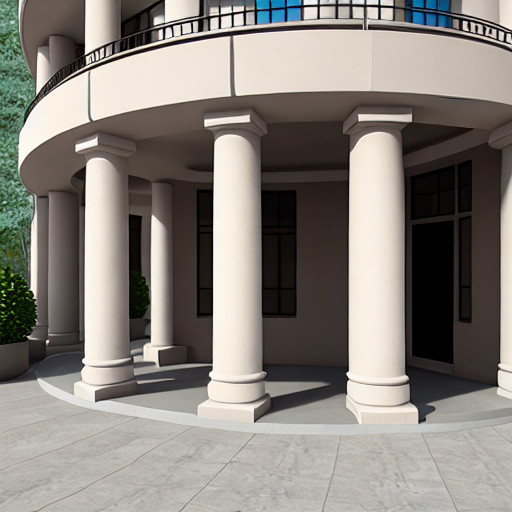
#> input picture image.png, 512 x 512 px
$ python main.py
#> lines starting #> are read from the running program, lines starting #| are printed output that depends on the picture; after the words box and inside, x2 and y2 are one past the last pixel; in counts of white or black regions, pixels touching at a corner belong together
### src/preprocess.py
import cv2

def preprocess_image(img_path):
    img = cv2.imread(img_path)
    if img is None:
        raise FileNotFoundError(f"Image not found: {img_path}")

    gray = cv2.cvtColor(img, cv2.COLOR_BGR2GRAY)
    blur = cv2.GaussianBlur(gray, (5, 5), 0)
    _, binary = cv2.threshold(blur, 127, 255, cv2.THRESH_TOZERO_INV)
    return img, binary

### src/edges.py
import cv2

def detect_edges(binary_img):
    edges = cv2.Canny(binary_img, 1, 500)
    return edges

### src/contours.py
import cv2
import os
import numpy as np

def find_contours(edge_img):
    contours, _ = cv2.findContours(edge_img, cv2.RETR_EXTERNAL, cv2.CHAIN_APPROX_SIMPLE)
    return contours

def save_contours(img, contours, output_dir):
    if not os.path.exists(output_dir):
        os.makedirs(output_dir)

    img_copy = img.copy()

    for i, contour in enumerate(contours):
        color = np.random.randint(0, 255, size=3).tolist()  # Random color for each pillar
        cv2.drawContours(img_copy, [contour], -1, color, thickness=2, lineType=cv2.LINE_AA)

        # Save the contour points to a file
        points_file = os.path.join(output_dir, f"pillar_{i+1}.txt")
        with open(points_file, "w") as f:
            for point in contour:
                x, y = point[0]
                f.write(f"{x}, {y}\n")

    return img_copy

### src/visualize.py
import cv2
import os

def save_and_show_result(img, output_path):
    cv2.imshow("Pillars", img)
    cv2.imwrite(output_path, img)
    cv2.waitKey(0)
    cv2.destroyAllWindows()

### main.py
from src.preprocess import preprocess_image
from src.edges import detect_edges
from src.contours import find_contours, save_contours
from src.visualize import save_and_show_result

def main():
    # Paths
    img_path = "image.png"
    output_dir = "output"
    result_path = f"{output_dir}/result.jpg"

    # Step 1: Preprocess the image
    img, binary = preprocess_image(img_path)
#> in preprocess_image, img is the input picture: shape (512, 512, 3); mean B, G, R 125.1, 131.5, 136.6
#> in preprocess_image, `gray = cv2.cvtColor(img, cv2.COLOR_BGR2GRAY)`:
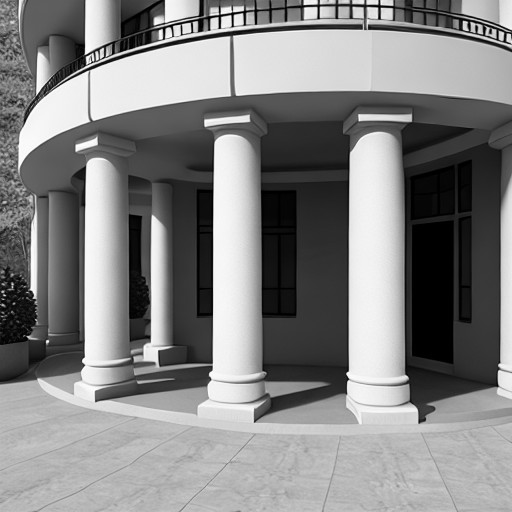
#> gray: shape (512, 512); min 0, max 255, mean 132.3
#> in preprocess_image, `blur = cv2.GaussianBlur(gray, (5, 5), 0)`:
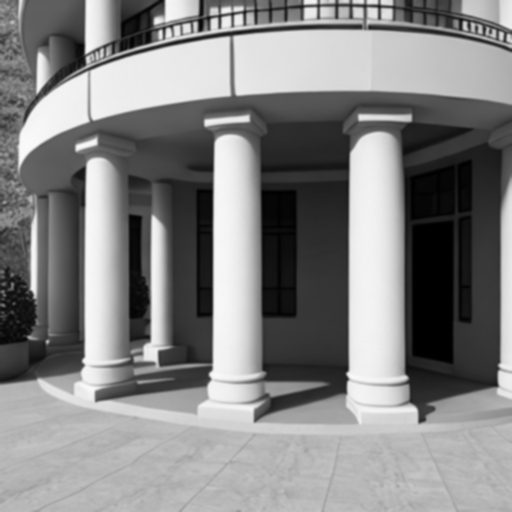
#> blur: shape (512, 512); min 0, max 251, mean 132.3
#> in preprocess_image, `_, binary = cv2.threshold(blur, 127, 255, cv2.THRESH_TOZERO_INV)`:
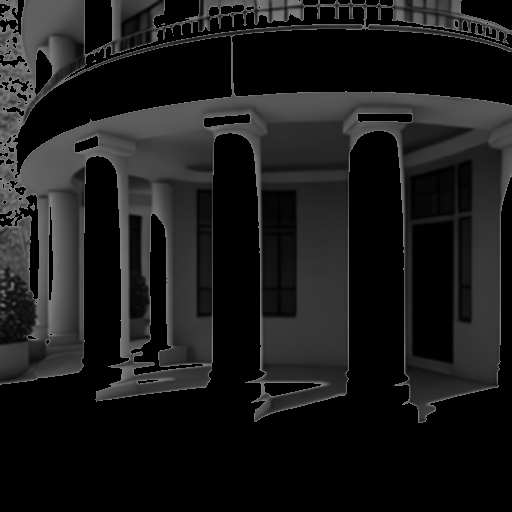
#> binary: shape (512, 512); min 0, max 127, mean 26.8

    # Step 2: Detect edges
    edges = detect_edges(binary)
#> in detect_edges, `edges = cv2.Canny(binary_img, 1, 500)`:
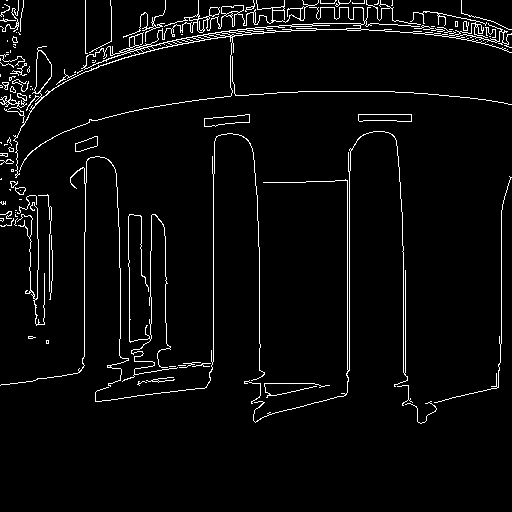
#> edges: shape (512, 512); 3.9% white in thin lines or dots, all inside (x1, y1, x2, y2) = (0, 0, 512, 424)

    # Step 3: Find contours
    contours = find_contours(edges)
#> in find_contours, `contours, _ = cv2.findContours(edge_img, cv2.RETR_EXTERNAL, cv2.CHAIN_..`: contours = 100 contours, 84 with area under 20; largest, box (x1, y1, x2, y2) and area: (0, 0, 512, 178) 3054, (358, 114, 412, 122) 336, (204, 114, 250, 127) 332, (75, 136, 98, 152) 202, (15, 187, 26, 195) 52

    # Step 4: Draw contours and save points
    output_img = save_contours(img, contours, output_dir)
#> the loop in save_contours, `for i, contour in enumerate(contours):` made 100 passes
#> color on passes 1, 2, 3, 4, 5, 6, 9, 10, 12, 13, 14, 15: [172, 47, 117], [192, 67, 251], [195, 103, 9], [211, 21, 242], [36, 87, 70], [216, 88, 140], [88, 81, 165], [25, 77, 72], [208, 243, 197], [254, 79, 175], [192, 82, 99], [216, 177, 243]
#> (contour, color) on passes 7, 8, 11, 19, 21, 24: ([[169, 366], [175, 366]], [58, 193, 230]), ([[178, 365], [185, 365]], [39, 87, 174]), ([[46, 340], [46, 343], [48, 343], [48, 340]], [9, 148, 115]), ([[15, 212]], [127, 32, 31]), ([[15, 210], [16, 210]], [163, 254, 203]), ([[19, 199], [21, 199]], [164, 53, 133])
#> after the loop in save_contours, `for i, contour in enumerate(contours):`:
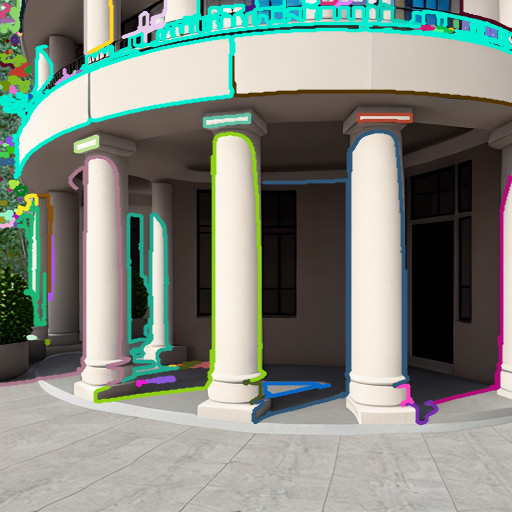
#> img_copy: shape (512, 512, 3); 16.18% of pixels changed, all inside (x1, y1, x2, y2) = (0, 0, 512, 426)

    # Step 5: Save and show the result
    save_and_show_result(output_img, result_path)

if __name__ == "__main__":
    main()
